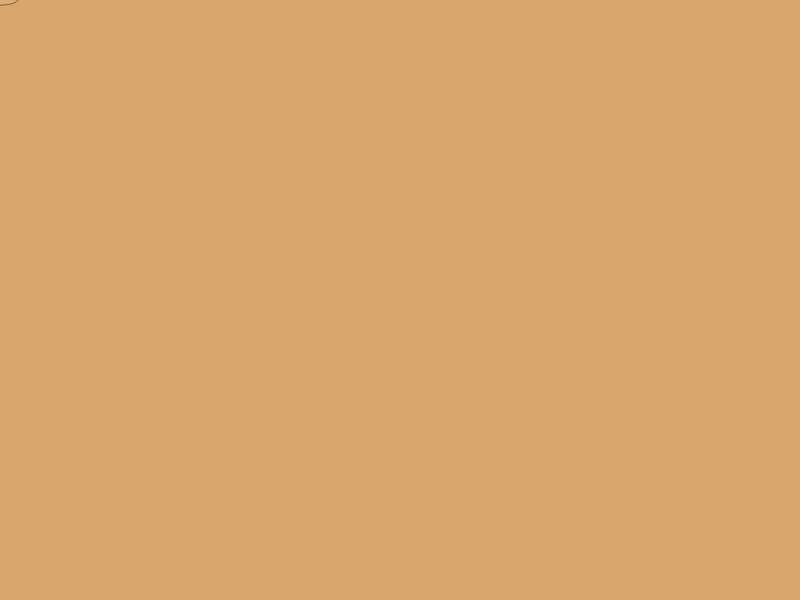
Frame 1 (no input)
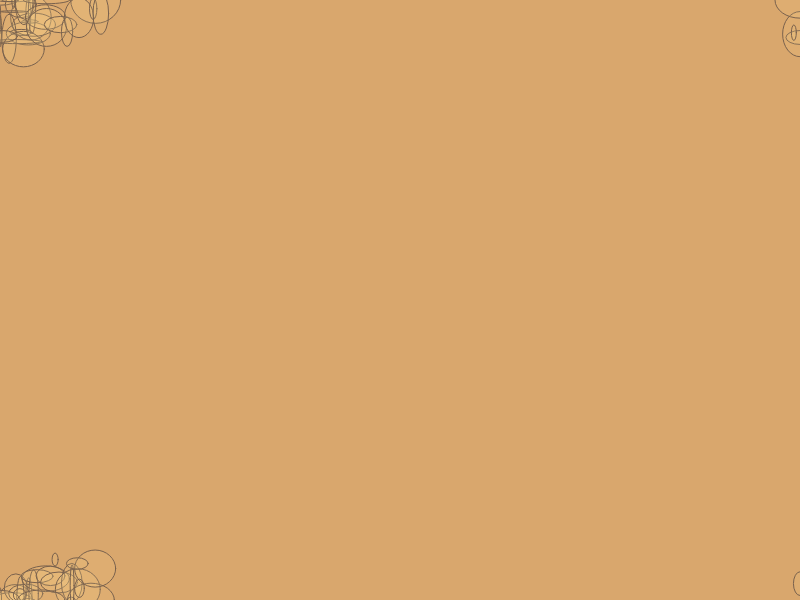
Frame 60 (no input)
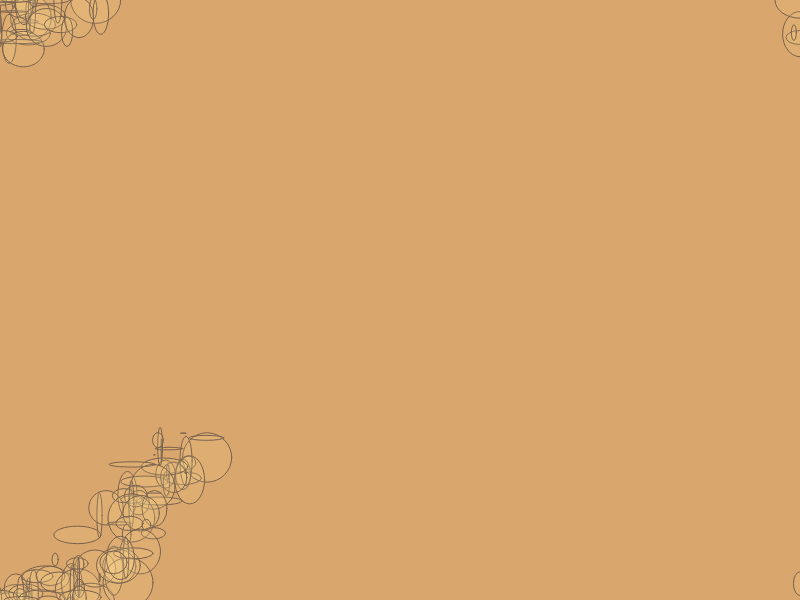
Frame 120 (the mouse pressed at the canvas centre since frame 60)

The p5.js sketch that drew these frames (run headless with seeded random() and noise() and a simulated clock; from frame 60 on, the mouse is pressed at the canvas centre):

// p5.js sketch
// ── sketch.js
// let's move something
// use this: http://www.colorzilla.com/chrome/

var x = 0; // GLOBAL VARIABLE (everybody can get at it)
var y = 0; // GLOBAL VARIABLE (everybody can get at it)

function setup() {
  createCanvas(800, 600); // width and height in pixels
  background(217, 167, 109); // donald trump's hair
}

function draw() {
  fill(255, 217, 142, 30); // donald trump's tie
  stroke(121,97,77); // donald trump's eyes  

  ellipse(x, y, random(50), random(50)); // draw a circle - x,y,w,h
  
  x = x+random(-25, 25);
  y = y+random(-25, 25);
  
  if(x<0) x = width;
  if(y<0) y = height;
  if(x>width) x = 0;
  if(y>height) y = 0;
  
}
